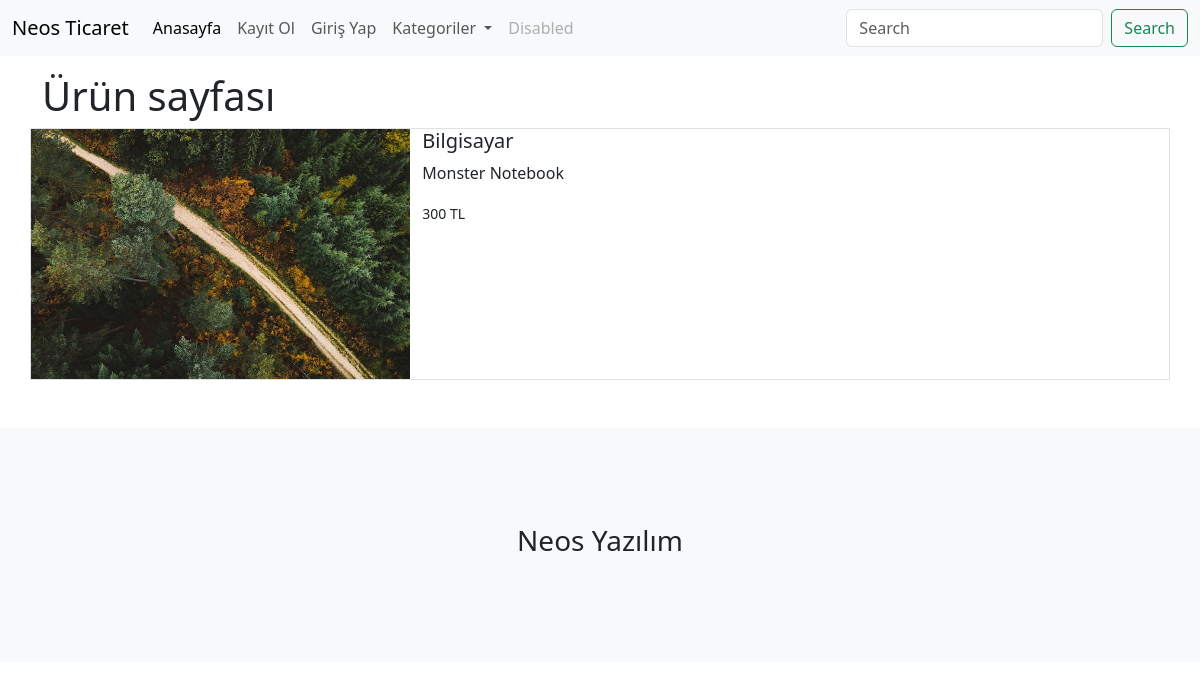
Page /urun/2 on the committed database.
### urunler/models.py (models this page shows, shortened)
class Urun(models.Model):
    olusturan = models.ForeignKey(User, on_delete=models.CASCADE, null=True)
    kategori = models.ForeignKey(Kategori,on_delete=models.CASCADE, null=True, blank=True)
    alt = models.ManyToManyField(AltKategori)
    seri = models.OneToOneField(SeriNo, on_delete=models.SET_NULL, null=True, blank=True)
    isim = models.CharField(max_length=100) # text inputu
    aciklama = models.TextField(max_length = 500) # textarea
    fiyat = models.IntegerField() # number inputu
    resim = models.FileField(upload_to='urunler/', null=True)

### urunler/views.py (the view)
# urls.py: path('urun/<int:urunId>', urun, name='urun'),
def urun(request, urunId):
    urunum = Urun.objects.get(id = urunId)
    context = {
        'urun':urunum
    }
    return render(request, 'urun.html', context)

### urunler/templates/urun.html
{% extends "index.html" %}
{% load static %}
{% block content %}
    <div class="container mt-3">
      <h1>Ürün sayfası</h1>
        <div class="row border">
            <div class="col-4 p-0">
                <img src="{{urun.resim.url}}" width="100%" height="250" alt="">
            </div>
            <div class="col-8">
                <h5>{{urun.isim}}</h5>
                <p>{{urun.aciklama}}</p>
                <small>{{urun.fiyat}} TL</small>
            </div>
        </div>
    </div>
{% endblock content %}

### rows in the picture
Urun: resim (picture), isim "Bilgisayar", aciklama "Monster Notebook", fiyat "300"
